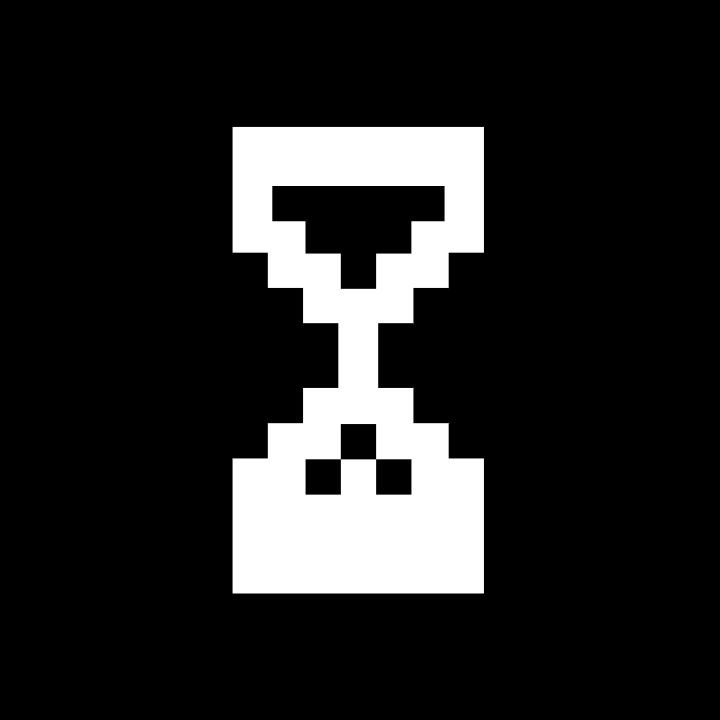
#> input picture data/hourglass-gif/frame_04.png, 720 x 720 px, found by its file name; its folder holds 4 pictures in this run
$ python resize_imgs.py
#> lines starting #> are read from the running program, lines starting #| are printed output that depends on the picture
import cv2
import os

for img in os.listdir('..\\data\\hourglass-gif'):
	image = cv2.imread(f'..\\data\\hourglass-gif/{img}')
#> image is the input picture: shape (720, 720, 3); min 0, max 255, mean 36.5
	image = cv2.resize(image, (75, 75), interpolation=cv2. INTER_AREA)
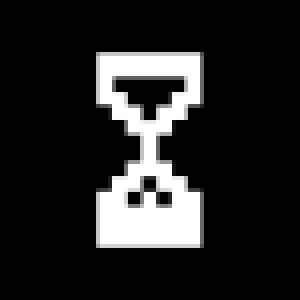
#> image: shape (75, 75, 3) (shown 4 times larger); min 0, max 255, mean 36.5
#> pass 3 of the loop `for img in os.listdir('..\\data\\hourglass-gif'):`:
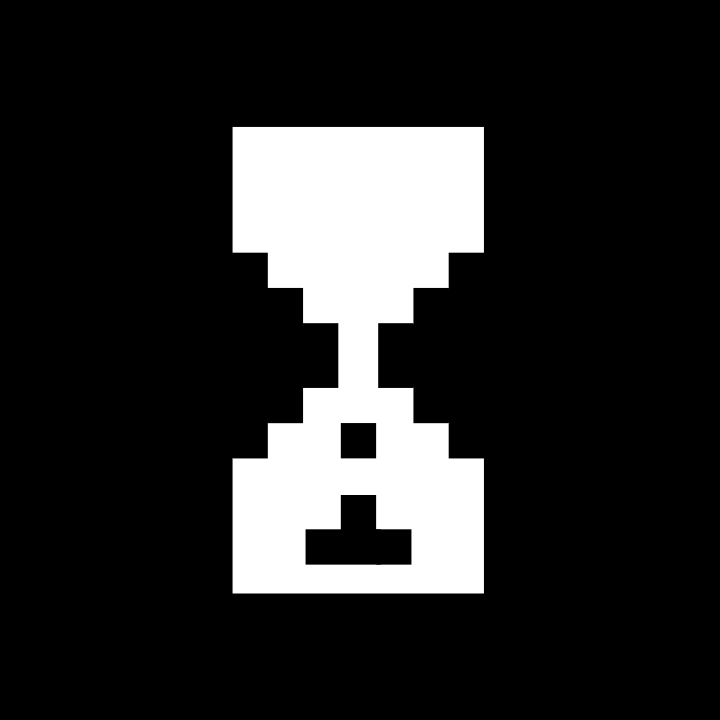
#> input picture data/hourglass-gif/frame_08.png, 720 x 720 px, found by its file name
#> image is the input picture: shape (720, 720, 3); min 0, max 255, mean 40.6
#> `image = cv2.resize(image, (75, 75), interpolation=cv2. INTER_AREA)`:
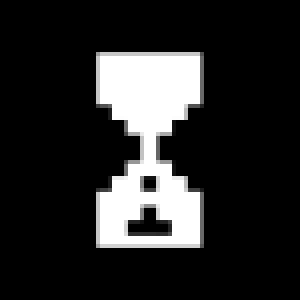
#> image: shape (75, 75, 3) (shown 4 times larger); min 0, max 255, mean 40.6
#> the loop made 4 passes; the first 3 are shown
	cv2.imwrite(f'..\\data\\hourglass-gif/{img}', image, [cv2.IMWRITE_PNG_COMPRESSION, 9])
